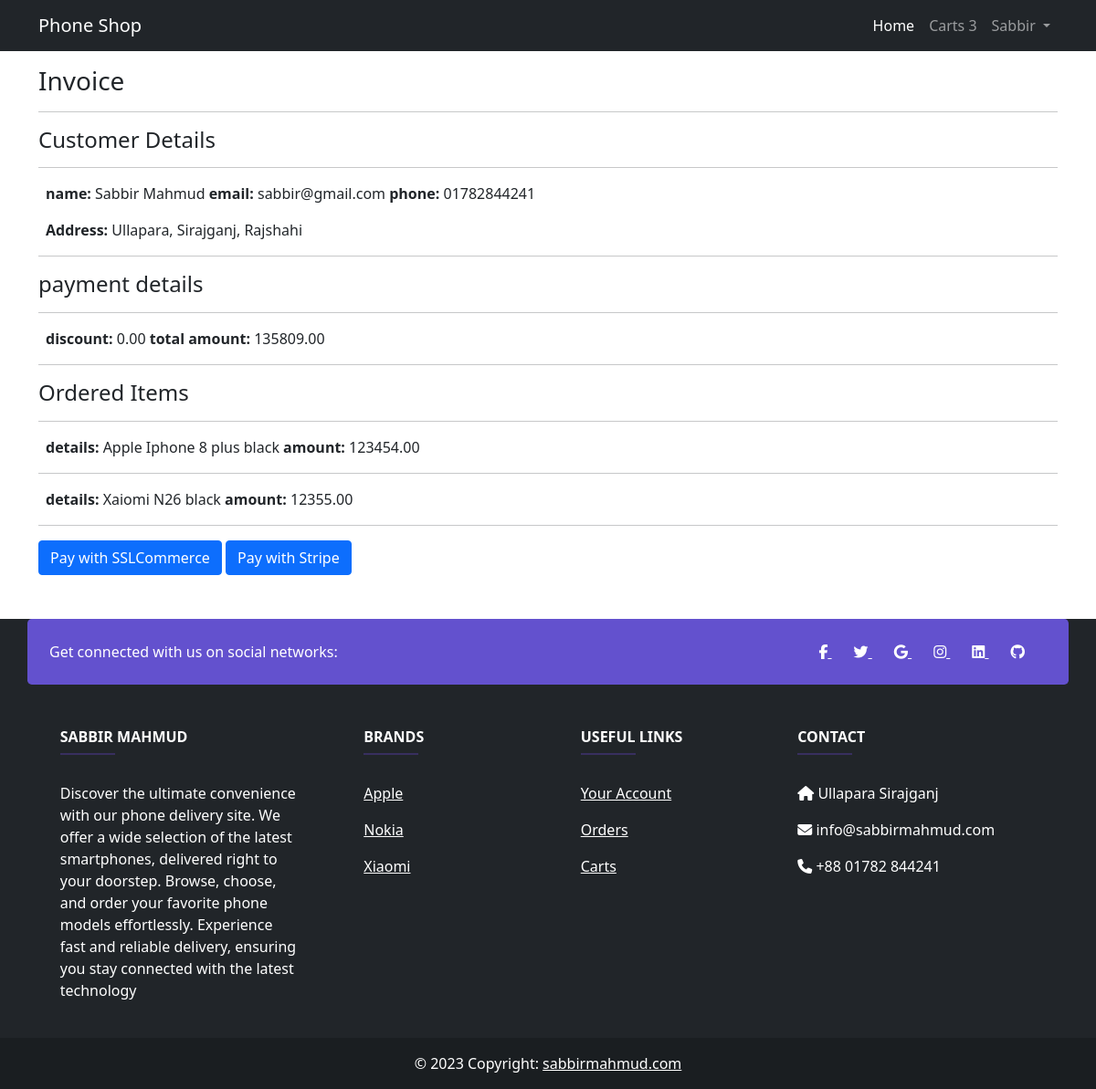
Page /payment/5/ (signed in) on the committed database.
### apps/authentications/models.py (models this page shows, shortened)
class User(AbstractBaseUser):
    genders = (
        ('Male', 'Male'),
        ('Female', 'Female'),
        ('Others', 'Others'),
    )
    email = models.EmailField(max_length=245, unique=True)
    phone = models.CharField(
        max_length=245, unique=True, blank=True, null=True)
    first_name = models.CharField(max_length=245)
    last_name = models.CharField(max_length=245)
    gender = models.CharField(max_length=245, choices=genders)
    staff = models.BooleanField(default=False)
    admin = models.BooleanField(default=False)
    USERNAME_FIELD = 'email'
    REQUIRED_FIELDS = []
    objects = UserManager()
    def __str__(self):
        return self.email

### apps/shop/models.py (models this page shows, shortened)
class Wrapper(models.Model):
    created_at = models.DateTimeField(auto_now_add=True)
    updated_at = models.DateTimeField(auto_now=True)
    class Meta:
        abstract = True

class Payment(Wrapper):
    user_id = models.ForeignKey(User, on_delete=models.CASCADE)
    orders = models.ManyToManyField(Order)
    carts = models.CharField(max_length=100, blank=True, null=True, default="")
    amount = models.DecimalField(max_digits=10, decimal_places=2, default=0)
    discount = models.DecimalField(max_digits=10, decimal_places=2, default=0)
    gateway = models.CharField(max_length=50, blank=True, null=True)
    payment_id = models.CharField(max_length=100, blank=True, null=True)
    payment_secret = models.CharField(max_length=100, blank=True, null=True)
    is_paid = models.BooleanField(default=False)
    payment_status = models.CharField(max_length=100, blank=True, null=True)
    delivery = models.ForeignKey(
        DeliveryAddress, on_delete=models.CASCADE, blank=True, null=True)

class DeliveryAddress(Wrapper):
    user_id = models.OneToOneField(User, on_delete=models.CASCADE)
    country = models.CharField(max_length=30)
    state = models.CharField(max_length=30)
    city = models.CharField(max_length=30)
    street_address = models.CharField(max_length=255)

class Order(Wrapper):
    status = (('pending', 'pending'), ('shipped', 'shipped'),
              ('delivered', 'delivered'))
    phone_id = models.ForeignKey(Phone, on_delete=models.CASCADE)
    user_id = models.ForeignKey(User, on_delete=models.CASCADE)
    quantity = models.IntegerField()
    amount = models.DecimalField(max_digits=10, decimal_places=2)
    amount_charged = models.DecimalField(max_digits=10, decimal_places=2)
    discount = models.DecimalField(max_digits=10, decimal_places=2)
    delivery_charge = models.DecimalField(
        max_digits=10, decimal_places=2, default=100)
    delivery_status = models.CharField(
        max_length=30, null=True, blank=True, default="pending", choices=status)
    class Meta:
        ordering = ('-id',)

class Phone(Wrapper):
    brand_name = models.ForeignKey(Brand, on_delete=models.CASCADE)
    dp = models.ImageField(upload_to="shop/gallery",
                           default="shop/gallery/Apple-iPhone-8-Plus-Gold.jpg")
    model = models.CharField(max_length=50)
    colors = models.CharField(max_length=50)
    highlights = models.CharField(max_length=1000)
    price = models.DecimalField(max_digits=10, decimal_places=2)
    discount_price = models.DecimalField(
        max_digits=10, decimal_places=2)

class Brand(Wrapper):
    name = models.CharField(max_length=100)
    def __str__(self) -> str:
        return self.name

### apps/shop/views.py (the view)
# urls.py: path('payment/<str:pk>/', views.selectGateway, name="select-gateway"),
def selectGateway(request, pk):
    payment = Payment.objects.get(id=pk)
    context = {"payID": pk, "payment": payment}
    return render(request, "payments/gateway.html", context)

### apps/shop/context_processor.py (called while the page is built)
def carts(request):
    count = 0
    if Cart.objects.all().exists():
        count = Cart.objects.filter(user_id=request.user).count(
        ) if request.user.is_authenticated else 0
    return {"count": count}

### apps/shop/templates/payments/gateway.html
{% extends 'base.html' %}
{% block Content %}
<section class="container">
  <section class="invoice my-3">
    <h3>Invoice</h3>
    <hr>
    <div>
      <h4>Customer Details</h4>
      <hr>
        <p class="mx-2"><span class="fw-bold">name:</span>  {{payment.user_id.first_name}} {{payment.user_id.last_name}}  <span class="fw-bold">email:</span>  {{payment.user_id}} <span class="fw-bold">phone:</span>  {{payment.user_id.phone}} </p>
      {% if payment.delivery %}
      <div>
        <p class="mx-2">
          <span class="fw-bold">Address:</span> {{payment.delivery.street_address}}, {{payment.delivery.city}}, {{payment.delivery.state}}
        </p>
      </div>
      {% else %}
      <p class="mx-2">No delivery details found </p>
      {% endif %}
    </div>
    <hr>
    <div>
      <h4>payment details</h4>
      <hr>
      <p class="mx-2"><span class="fw-bold">discount:</span> {{payment.discount}} <span class="fw-bold">total amount: </span>{{payment.amount}}</p>
    </div>
    <hr>
    <div>
      <h4>Ordered Items</h4>
      {% for order in payment.orders.all %}
      <hr>
      <p class="mx-2"><span class="fw-bold">details:</span> {{order.phone_id.brand_name}} {{order.phone_id.model}} {{order.phone_id.colors}} <span class="fw-bold">amount:</span>
        {{order.phone_id.discount_price}}</p>
      {% endfor %}
      <hr>
    </div>
    {% if payment.delivery %}
    <a href="{% url 'ssl-com' payID  %}" class="btn btn-primary">Pay with SSLCommerce</a>
    <a href="{% url 'stripe-intent' payID %}" class="btn btn-primary">Pay with Stripe</a>
    {% else %}
    <a class="btn btn-warning" href="">add delivery details</a>
    {% endif %}
  </section>
</section>
{% endblock %}

### templates/base.html (shortened to what this page needs)
<!DOCTYPE html>
<html lang="en">
<head>
  <link href="https://cdn.jsdelivr.net/npm/bootstrap@5.0.2/dist/css/bootstrap.min.css" rel="stylesheet"
>
</head>
<body>
  <nav class="navbar navbar-expand-lg navbar-dark bg-dark static-top">
    <div class="container">
      <a class="navbar-brand" href="/">
        Phone Shop
      </a>
      <div class="collapse navbar-collapse" id="navbarSupportedContent">
        <ul class="navbar-nav ms-auto">
          <li class="nav-item">
            <a class="nav-link active" aria-current="page" href="/">Home</a>
          </li>
          <li class="nav-item">
            <a class="nav-link" href="{% url 'carts' %}">Carts {% if count %}{{count}}
              {% endif %}</a>
          </li>
          {% if request.user.is_authenticated %}
          <li class="nav-item dropdown">
            <a class="nav-link dropdown-toggle" href="#" id="navbarDropdown" role="button" data-bs-toggle="dropdown"
              aria-expanded="false">
              {{request.user.first_name}}
            </a>
          </li>
          {% else %}
          <li class="nav-item">
            <a class="nav-link" href="{% url 'login' %}">Login</a>
          </li>
          {% endif %}
        </ul>
      </div>
    </div>
  </nav>
  <section>
    {% block Content %}{% endblock Content %}
  </section>
  <footer class="text-center text-lg-start bg-dark text-white mt-5">
    <section class="container d-flex justify-content-between p-4 rounded-3" style="background-color: #6351ce">
      <div class="me-5">
        <span>Get connected with us on social networks:</span>
      </div>
      <div>
        <a href="" class="text-white me-4">
          <i class="fab fa-facebook-f"></i>
        </a>
        <a href="" class="text-white me-4">
          <i class="fab fa-twitter"></i>
        </a>
        <a href="" class="text-white me-4">
          <i class="fab fa-google"></i>
        </a>
        <a href="" class="text-white me-4">
          <i class="fab fa-instagram"></i>
        </a>
        <a href="" class="text-white me-4">
          <i class="fab fa-linkedin"></i>
        </a>
        <a href="" class="text-white me-4">
          <i class="fab fa-github"></i>
        </a>
      </div>
    </section>
    <section class="">
      <div class="container text-center text-md-start mt-5">
        <div class="row mt-3">
          <div class="col-md-3 col-lg-4 col-xl-3 mx-auto mb-4">
            <h6 class="text-uppercase fw-bold">Sabbir Mahmud</h6>
            <hr class="mb-4 mt-0 d-inline-block mx-auto" style="width: 60px; background-color: #7c4dff; height: 2px" />
            <p>
              Discover the ultimate convenience with our phone delivery site. We offer a wide selection of the latest smartphones, delivered right to your doorstep. Browse, choose, and order your favorite phone models effortlessly. Experience fast and reliable delivery, ensuring you stay connected with the latest technology
            </p>
          </div>
          <div class="col-md-2 col-lg-2 col-xl-2 mx-auto mb-4">
            <h6 class="text-uppercase fw-bold">Brands</h6>
            <hr class="mb-4 mt-0 d-inline-block mx-auto" style="width: 60px; background-color: #7c4dff; height: 2px" />
            <p>
              <a href="#!" class="text-white">Apple</a>
            </p>
            <p>
              <a href="#!" class="text-white">Nokia</a>
            </p>
            <p>
              <a href="#!" class="text-white">Xiaomi</a>
            </p>
          </div>
          <div class="col-md-3 col-lg-2 col-xl-2 mx-auto mb-4">
            <h6 class="text-uppercase fw-bold">Useful links</h6>
            <hr class="mb-4 mt-0 d-inline-block mx-auto" style="width: 60px; background-color: #7c4dff; height: 2px" />
            <p>
              <a href="#!" class="text-white">Your Account</a>
            </p>
            <p>
              <a href="#!" class="text-white">Orders</a>
            </p>
            <p>
              <a href="#!" class="text-white">Carts</a>
            </p>
          </div>
          <div class="col-md-4 col-lg-3 col-xl-3 mx-auto mb-md-0 mb-4">
            <h6 class="text-uppercase fw-bold">Contact</h6>
            <hr class="mb-4 mt-0 d-inline-block mx-auto" style="width: 60px; background-color: #7c4dff; height: 2px" />
            <p><i class="fas fa-home mr-3"></i> Ullapara Sirajganj</p>
            <p><i class="fas fa-envelope mr-3"></i> info@sabbirmahmud.com</p>
            <p><i class="fas fa-phone mr-3"></i> +88 01782 844241</p>
          </div>
        </div>
      </div>
    </section>
    <div class="text-center p-3" style="background-color: rgba(0, 0, 0, 0.2)">
      © 2023 Copyright:
      <a class="text-white" href="https://sabbirmahmud.com/">sabbirmahmud.com</a>
    </div>
  </footer>
</body>
</html>

### rows in the picture
User: user.first_name "Sabbir"
Payment: user_id.first_name "Sabbir", user_id.last_name "Mahmud", user_id "sabbir@gmail.com", user_id.phone "01782844241", delivery.street_address "Ullapara", delivery.city "Sirajganj", delivery.state "Rajshahi", discount "0.00", amount "135809.00"
Order: phone_id.brand_name "Apple", phone_id.model "Iphone 8 plus", phone_id.colors "black", phone_id.discount_price "123454.00"
Order: phone_id.brand_name "Xaiomi", phone_id.model "N26", phone_id.colors "black", phone_id.discount_price "12355.00"

### other values in the picture
{{ count }} "3"
